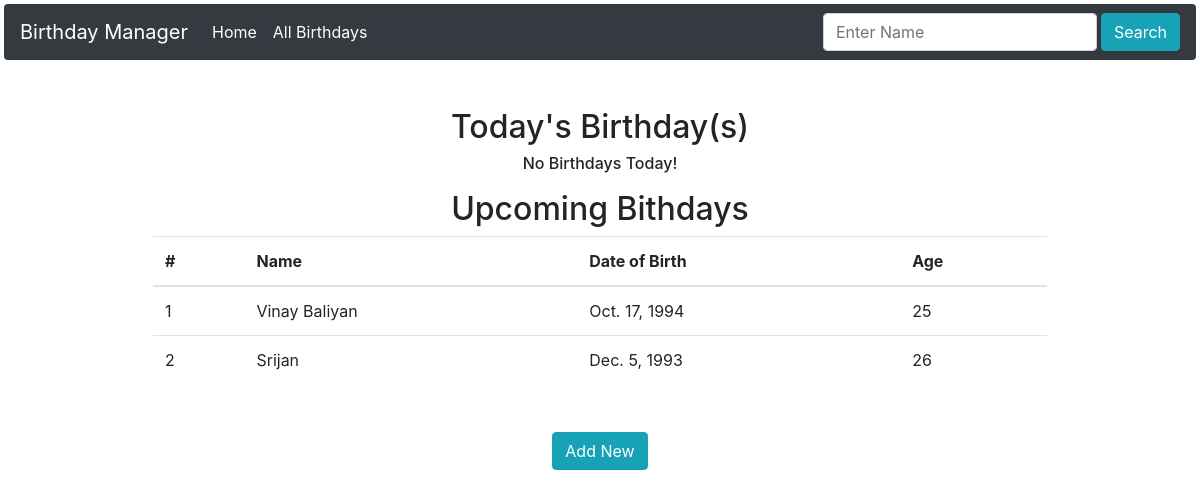
The app's page /list_birthdays/, older data.
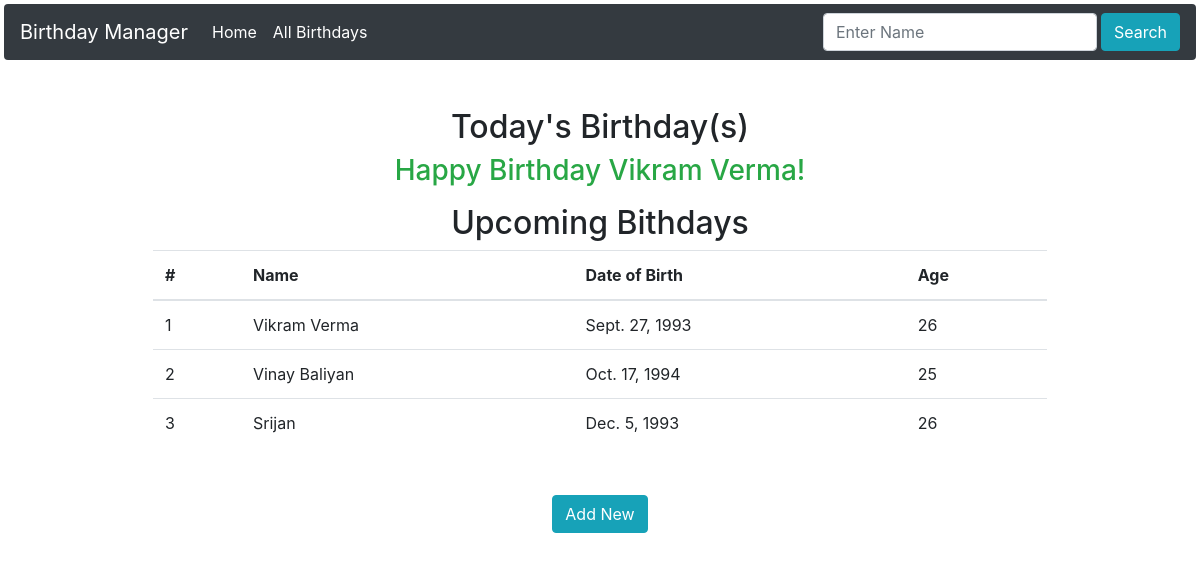
The same page, newer data.
### List_Birthdays/models.py (models this page shows, shortened)
class Tab_Birthdays(models.Model):
    id = models.AutoField(primary_key=True)
    name = models.CharField(max_length=32)
    dob = models.DateField()
    age = models.IntegerField()
    dob_current_year = models.DateField()
    class Meta:
        verbose_name_plural = "Tab_Birthdays"

### List_Birthdays/views.py (the view)
# urls.py: path('', views.index, name='index'),
def index(request):
    search_name = request.GET.get('search_name')
    if search_name:
        model_data = {
            "Birthdays": Tab_Birthdays.objects.filter(name__contains=search_name.capitalize()).order_by('dob_current_year'),
            "Birthday_today": Tab_Birthdays.objects.filter(dob_current_year=date.today())
        }
    else:
        model_data = {
            "Birthdays": Tab_Birthdays.objects.filter(dob_current_year__gte=date.today()).order_by('dob_current_year'),
            "Birthday_today": Tab_Birthdays.objects.filter(dob_current_year=date.today())
        }
    return render(request, template_name='list_birthdays/index.html', context=model_data)

### List_Birthdays/templates/list_birthdays/index.html
{% extends 'list_birthdays/layout.html' %}
{% block body %}
<div class="mx-auto mt-5 text-center" style="width: 75%;">
    <h2>Today's Birthday(s)</h2>
    {% if Birthday_today %}
    {% for birth_today in Birthday_today %}
    <marquee class="text-success" behavior="scroll" direction="left">
        <h3>Happy Birthday {{ birth_today.name }}!</h3>
    </marquee>
    {% endfor %}
    {% else %}
    <h6>No Birthdays Today!</h6>
    {% endif %}
</div>
<div class="mx-auto mt-3" style="width: 75%;">
    <h2 class="text-center"> Upcoming Bithdays</h2>
    <table class="table">
        <thead>
            <tr>
                <th scope="col">#</th>
                <th scope="col">Name</th>
                <th scope="col">Date of Birth</th>
                <th scope="col">Age</th>
            </tr>
        </thead>
        <tbody>
            {% for birthday in Birthdays %}
            <tr>
                <td>{{ forloop.counter }}</td>
                <td>{{ birthday.name }}</td>
                <td>{{ birthday.dob }}</td>
                <td>{{ birthday.age }}</td>
            </tr>
            {% endfor %}
        </tbody>
    </table>
</div>
<div class="text-center mt-5">
    <a href="{% url 'add_new' %}" class="btn btn-info" role="button">Add New</a>
</div>
{% endblock body %}

Row changes from the older to the newer data that the page shows:
added Tab_Birthdays: name "Vikram Verma", dob "Sept. 27, 1993", age "26"
Text that changed along with them:
text no longer shown: "No Birthdays Today!"
